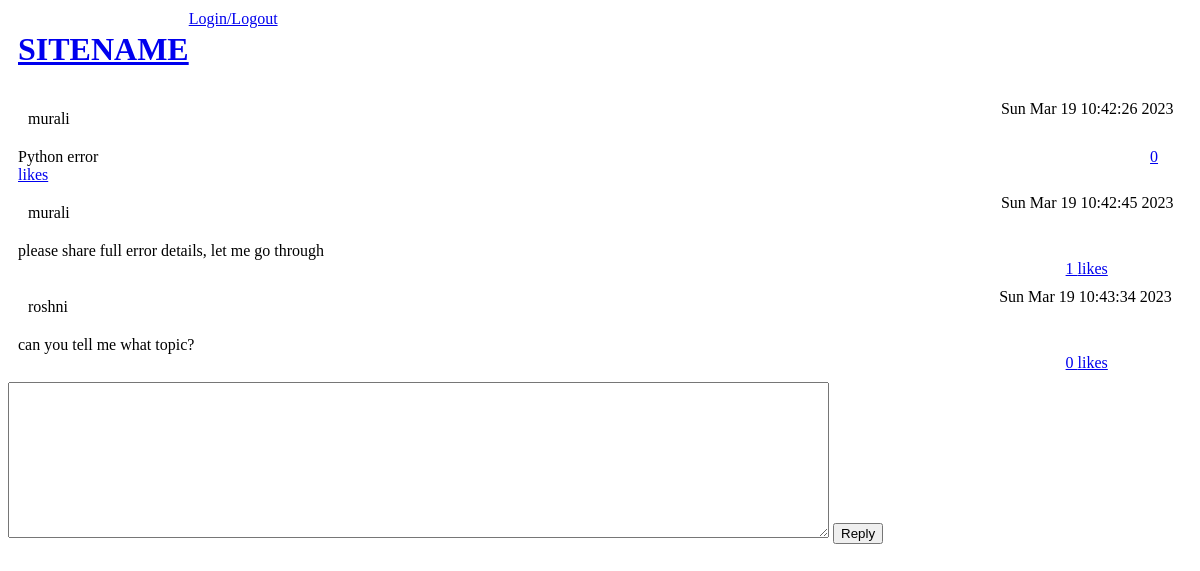
The app's page /topic/3 with its own data.
### helper.py (models this page shows, shortened)
    class Topic(db.Model):
        id = db.Column(db.Integer, primary_key=True)
        title = db.Column(db.Text)
        content = db.Column(db.Text)
        date = db.Column(db.Text)
        lastActivity = db.Column(db.Text)
        author = db.Column(db.Text)
        category = db.Column(db.Text)
        private = db.Column(db.Boolean)
        likes = db.Column(db.Text)
        replies = db.Column(db.Text)
        likesNum = db.Column(db.Integer)
        repliesNum = db.Column(db.Integer)
        views = db.Column(db.Integer)

    class Reply(db.Model):
        id = db.Column(db.Integer, primary_key=True)
        content = db.Column(db.Text)
        date = db.Column(db.Text)
        author = db.Column(db.Text)
        inReplyTo = db.Column(db.Integer)
        likes = db.Column(db.Text)
        likesNum = db.Column(db.Integer)

### app.py (the view)
@app.route("/topic/<id>")  # Render a topic
def renderTopic(id):
    topic = Topic.query.filter_by(id=id).first_or_404()
    topic.views += 1  # Add one view
    db.session.add(topic)
    db.session.commit()  # Change the value of the view in the database
    return render_template(
        "topic.html", topic=topic, replies=Reply.query.filter_by(inReplyTo=id)
    )  # Render the page

### templates/topic.html
{% extends "base.html" %}
{% block content %}
<div>
	<div id="meta">
		<div id="name">{{ topic.author }}</div>
		<div id="time">{{ topic.date }}</div>
	</div>
	<div id="body">
		{{ topic.content|safe }}
		<a href="/like/{{ topic.id }}">{{ topic.likesNum }} likes</a>
	</div>
</div>
{% for reply in replies %}
<div>
	<div id="meta">
		<div id="name">{{ reply.author }}</div>
		<div id="time">{{ reply.date }}</div>
	</div>
	<div id="body">
		{{ reply.content|safe }}
		<a href="/like/reply/{{ reply.id }}/{{ topic.id }}">{{ reply.likesNum }} likes</a>
	</div>
</div>
{% endfor %}
<div id="reply">
	<form action="/reply/{{ topic.id }}" method="post">
		<textarea name="body" cols="100" rows="10"></textarea>
		<button type="submit">Reply</button>
	</form>
</div>
{% endblock %}

### templates/base.html (style rules this page uses)
#meta { margin: 10px; display: flex; }
#name { margin: 10px; margin-right: 80%; }
#body { margin: 10px; }
#body a { margin-left: 90% }

### records on screen
Topic: author "murali", date "Sun Mar 19 10:42:26 2023", content "Python error", likesNum "0"
Reply: author "murali", date "Sun Mar 19 10:42:45 2023", content "please share full error details, let me go through", likesNum "1"
Reply: author "roshni", date "Sun Mar 19 10:43:34 2023", content "can you tell me what topic?", likesNum "0"
